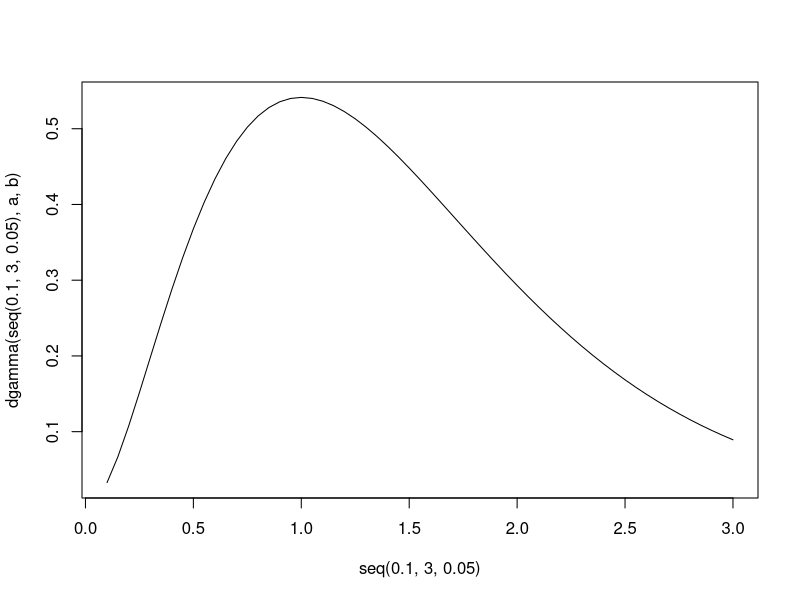
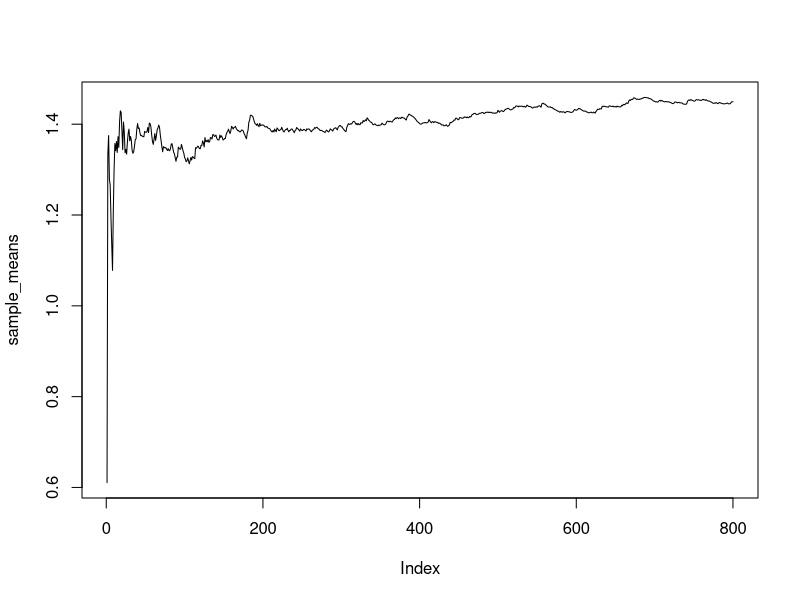
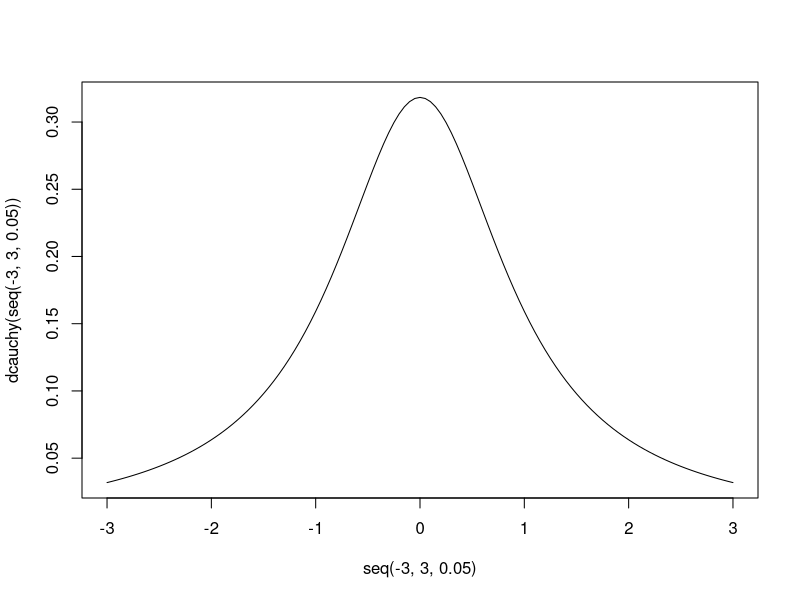
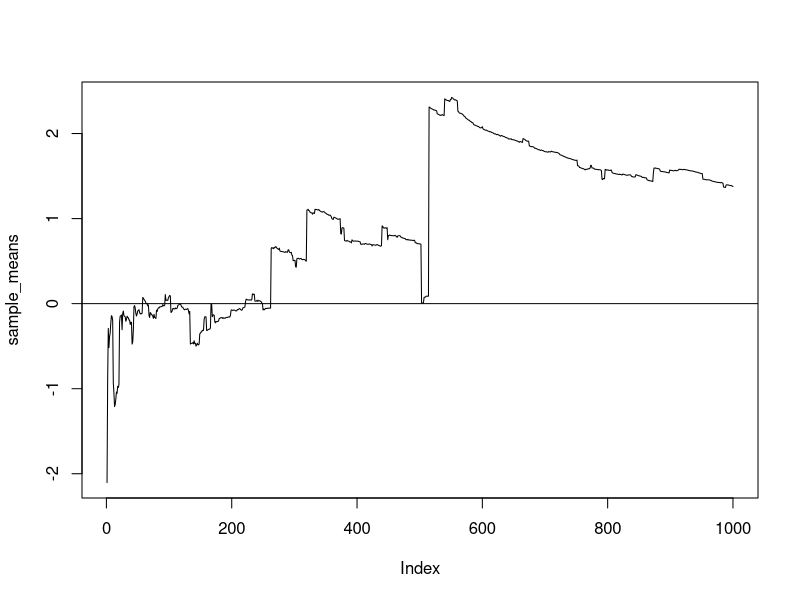

Here is the R script that generated these plots, in order:
# Gamma Distribution
n <- 800
a <- 3
b <- 2
true_mean <- a / b
plot(seq(0.1, 3, 0.05), dgamma(seq(0.1, 3, 0.05), a, b), type="l")
data <- rgamma(n, a, b)
sample_means <- cumsum(data) / (1:n)
plot(sample_means, type="l")
abline(h=true_mean)
# Cauchy Distribution
n <- 1000
plot(seq(-3, 3, 0.05), dcauchy(seq(-3, 3, 0.05)), type="l")
data <- rcauchy(n)
sample_means <- cumsum(data) / (1:n)
plot(sample_means, type="l")
abline(h=0)
